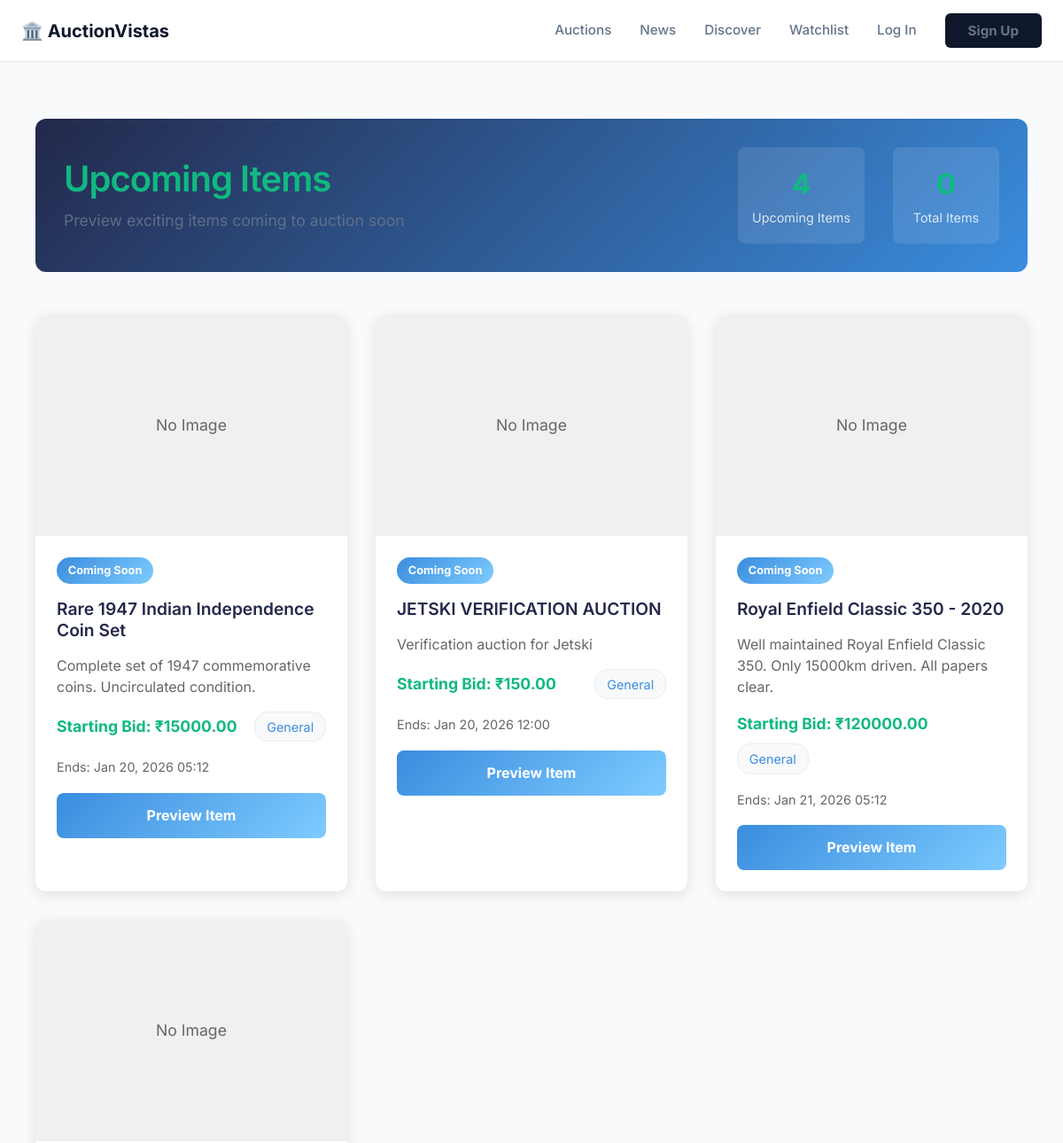
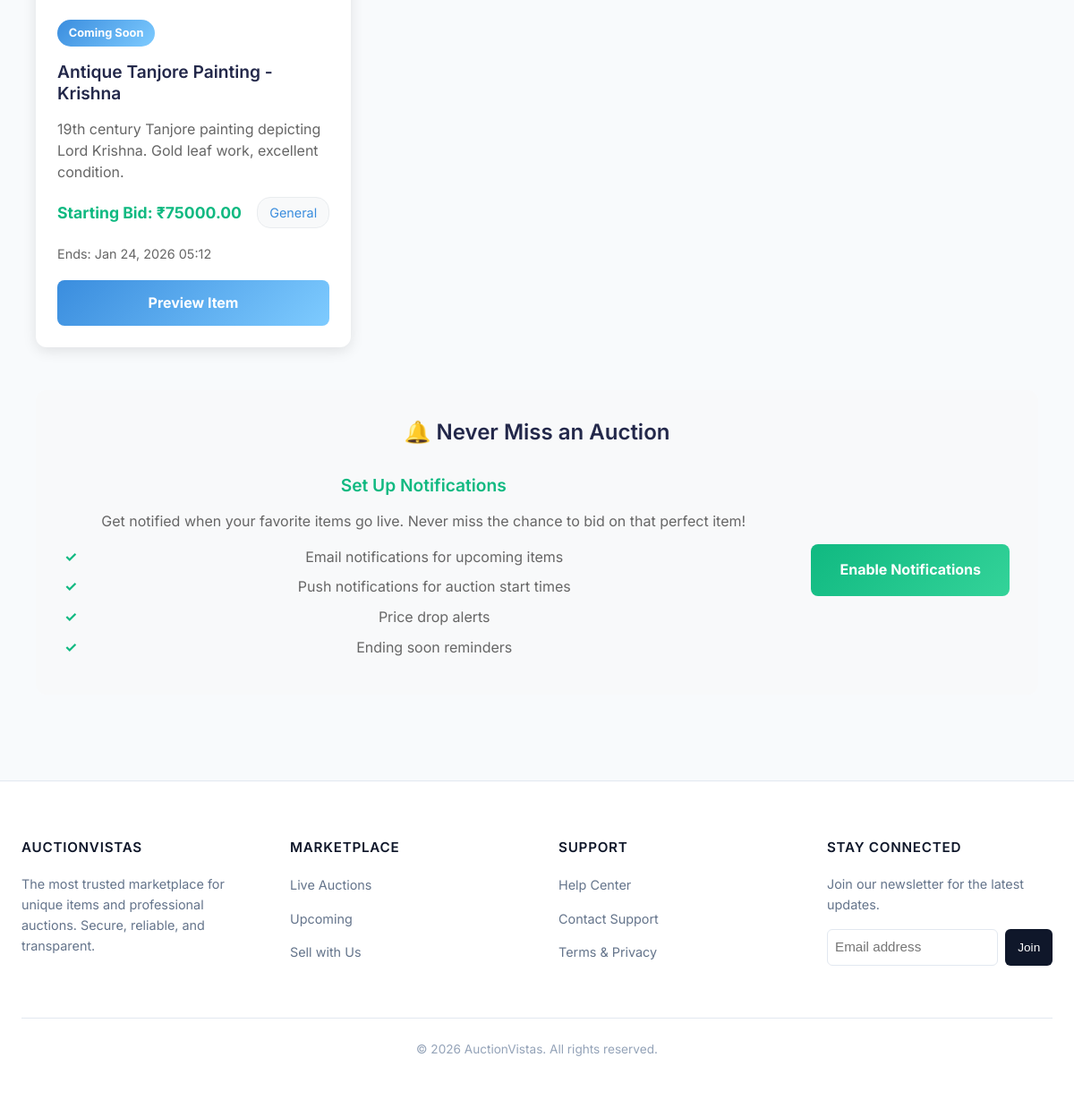
/marketplace/upcoming-items/, run on the app's committed database (2 pictures, top to bottom).
### auctions/models.py (models this page shows, shortened)
class Auction(models.Model):
    title = models.CharField(max_length=255)
    description = models.TextField()
    starting_price = models.DecimalField(max_digits=20, decimal_places=2)
    current_price = models.DecimalField(max_digits=20, decimal_places=2, default=0)
    end_time = models.DateTimeField()
    owner = models.ForeignKey(User, on_delete=models.CASCADE, related_name='auctions')
    is_active = models.BooleanField(default=True)
    created_at = models.DateTimeField(auto_now_add=True)
    image = models.ImageField(upload_to='auction_images/', null=True, blank=True)
    category = models.ForeignKey(
        Category,
        on_delete=models.SET_NULL,
        null=True,
        blank=True,
        related_name='auctions'
    )
    is_featured = models.BooleanField(default=False)
    featured_order = models.IntegerField(default=0)
    banner_image = models.ImageField(upload_to='auction_banners/', null=True, blank=True)
    view_count = models.PositiveIntegerField(default=0)

### marketplace/views.py (the view)
# urls.py: path('upcoming-items/', views.upcoming_items, name='upcoming_items'),
def upcoming_items(request):
    future_date = datetime.now() + timedelta(days=7)
    upcoming_auctions = Auction.objects.filter(
        end_time__gt=datetime.now(),
        end_time__lte=future_date
    ).order_by('end_time')
    context = {
        'upcoming_auctions': upcoming_auctions,
        'page_title': 'Upcoming Items',
        'page_description': 'Preview exciting items coming to auction soon',
        'now': timezone.now()
    }
    return render(request, 'marketplace/upcoming_items.html', context)

### news/context_processors.py (called while the page is built)
def latest_news(request):
    try:
        latest_articles = Article.objects.filter(status='published').order_by('-published_at')[:3]
        return {
            'latest_news_articles': latest_articles
        }
    except:
        return {
            'latest_news_articles': []
        }

### marketplace/templates/marketplace/upcoming_items.html (shortened to what this page needs)
{% extends 'base.html' %}
{% block content %}
<div class="upcoming-items-container">
    <div class="page-header">
        <div class="page-header-content">
            <h1>{{ page_title }}</h1>
            <p>{{ page_description }}</p>
        </div>
        <div class="page-header-stats">
            <div class="stat-item">
                <span class="stat-number">{{ upcoming_auctions.count }}</span>
                <span class="stat-label">Upcoming Items</span>
            </div>
            <div class="stat-item">
                <span class="stat-number">{{ total_items|default:"0" }}</span>
                <span class="stat-label">Total Items</span>
            </div>
        </div>
    </div>
    <div class="upcoming-items-section">
        {% if upcoming_auctions %}
            <div class="upcoming-cards-grid">
                {% for auction in upcoming_auctions %}
                <div class="upcoming-card">
                    {% if auction.image %}
                        <img src="{{ auction.image.url }}" alt="{{ auction.title }}" class="upcoming-image">
                    {% else %}
                        <div class="upcoming-image-placeholder">No Image</div>
                    {% endif %}
                    <div class="upcoming-details">
                        <div class="upcoming-badge">Coming Soon</div>
                        <h3>{{ auction.title }}</h3>
                        <p class="upcoming-description">{{ auction.description|truncatewords:15 }}</p>
                        <div class="upcoming-meta">
                            <span class="starting-price">Starting Bid: ₹{{ auction.starting_price }}</span>
                            <span class="category">General</span>
                        </div>
                        <div class="start-time">
                            {% if auction.end_time|date:'U' < now|date:'U' %}
                                <span class="starts-at" style="color: #e53e3e; font-weight: bold;">Ended</span>
                            {% else %}
                                <span class="starts-at">Ends: {{ auction.end_time|date:"M d, Y H:i" }}</span>
                            {% endif %}
                        </div>
                        <a href="{% url 'auction_detail' auction.id %}" class="preview-button">Preview Item</a>
                    </div>
                </div>
                {% endfor %}
            </div>
        {% else %}
            <div class="no-upcoming">
                <h3>No Upcoming Items Currently</h3>
                <p>Check back soon for new items or browse our live auctions!</p>
                <a href="{% url 'marketplace:live_auctions' %}" class="cta-button">View Live Auctions</a>
            </div>
        {% endif %}
    </div>
    <div class="reminder-section">
        <h3>🔔 Never Miss an Auction</h3>
        <div class="reminder-content">
            <div class="reminder-text">
                <h4>Set Up Notifications</h4>
                <p>Get notified when your favorite items go live. Never miss the chance to bid on that perfect item!</p>
                <ul>
                    <li>Email notifications for upcoming items</li>
                    <li>Push notifications for auction start times</li>
                    <li>Price drop alerts</li>
                    <li>Ending soon reminders</li>
                </ul>
            </div>
            <div class="reminder-cta">
                <a href="{% url 'newsletter_signup' %}" class="notification-button">Enable Notifications</a>
            </div>
        </div>
    </div>
</div>
{% endblock %}

### static/style.css (style rules this page uses)
:root { --primary-color: #0f172a; --primary-hover: #1e293b; --accent-color: #2563eb; --accent-hover: #1d4ed8; --success-color: #059669; --warning-color: #d97706; --danger-color: #dc2626; --bg-body: #f8fafc; --bg-surface: #ffffff; --bg-secondary: #f1f5f9; --text-main: #0f172a; --text-secondary: #64748b; --text-muted: #94a3b8; --text-on-primary: #ffffff; --border-color: #e2e8f0; --border-focus: #2563eb; --radius-sm: 4px; --radius-md: 6px; --radius-lg: 8px; --shadow-sm: 0 1px 2px 0 rgb(0 0 0 / 0.05); --shadow-md: 0 4px 6px -1px rgb(0 0 0 / 0.1), 0 2px 4px -2px rgb(0 0 0 / 0.1); --shadow-lg: 0 10px 15px -3px rgb(0 0 0 / 0.1), 0 4px 6px -4px rgb(0 0 0 / 0.1); --container-width: 1200px; --header-height: 70px; }
*, *::before, *::after { box-sizing: border-box; }
body { margin: 0; padding: 0; font-family: 'Inter', -apple-system, BlinkMacSystemFont, "Segoe UI", Roboto, "Helvetica Neue", Arial, sans-serif; background-color: var(--bg-body); color: var(--text-main); line-height: 1.6; -webkit-font-smoothing: antialiased; }
a { color: var(--accent-color); text-decoration: none; transition: color 0.15s ease; }
ul { list-style: none; padding: 0; margin: 0; }
h1, h2, h3, h4, h5, h6 { margin-top: 0; margin-bottom: 0.75em; font-weight: 600; line-height: 1.25; color: var(--text-main); }
h1 { font-size: 2.25rem; letter-spacing: -0.025em; }
h3 { font-size: 1.5rem; }
h4 { font-size: 1.25rem; }
p { margin-bottom: 1rem; color: var(--text-secondary); }

### data on the page
Auction: image "No Image", title "Rare 1947 Indian Independence Coin Set", description "Complete set of 1947 commemorative coins. Uncirculated condition.", starting_price "15000.00", end_time "Jan 20, 2026 05:12"
Auction: image "No Image", title "JETSKI VERIFICATION AUCTION", description "Verification auction for Jetski", starting_price "150.00", end_time "Jan 20, 2026 12:00"
Auction: image "No Image", title "Royal Enfield Classic 350 - 2020", description "Well maintained Royal Enfield Classic 350. Only 15000km driven. All papers clear.", starting_price "120000.00", end_time "Jan 21, 2026 05:12"
Auction: image "No Image", title "Antique Tanjore Painting - Krishna", description "19th century Tanjore painting depicting Lord Krishna. Gold leaf work, excellent condition.", starting_price "75000.00", end_time "Jan 24, 2026 05:12"

### other printed values
{{ page_title }} "Upcoming Items"
{{ page_description }} "Preview exciting items coming to auction soon"
